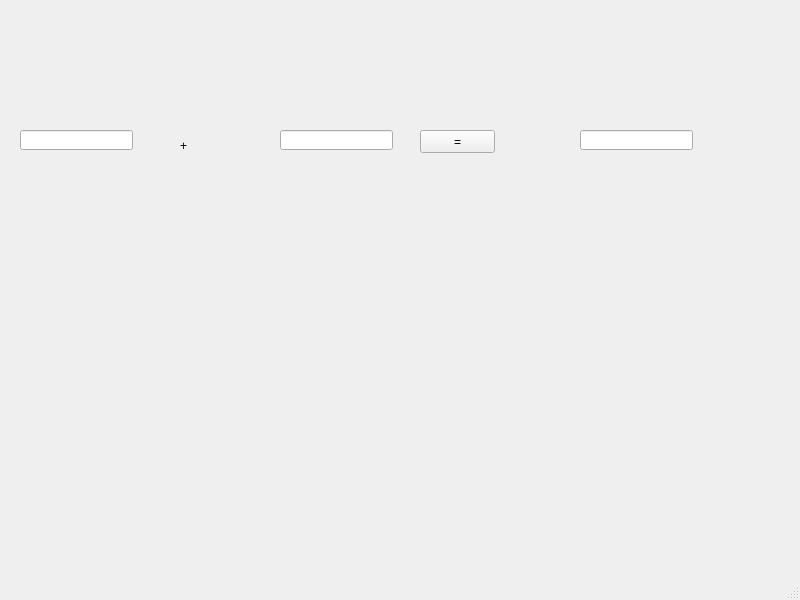
<?xml version="1.0" encoding="UTF-8"?>
<ui version="4.0">
 <class>MainWindow</class>
 <widget class="QMainWindow" name="MainWindow">
  <property name="geometry">
   <rect>
    <x>0</x>
    <y>0</y>
    <width>800</width>
    <height>600</height>
   </rect>
  </property>
  <property name="windowTitle">
   <string>MainWindow</string>
  </property>
  <widget class="QWidget" name="centralwidget">
   <widget class="QPushButton" name="pb">
    <property name="geometry">
     <rect>
      <x>420</x>
      <y>130</y>
      <width>75</width>
      <height>23</height>
     </rect>
    </property>
    <property name="text">
     <string>=</string>
    </property>
   </widget>
   <widget class="QLabel" name="label">
    <property name="geometry">
     <rect>
      <x>180</x>
      <y>140</y>
      <width>56</width>
      <height>12</height>
     </rect>
    </property>
    <property name="text">
     <string>+</string>
    </property>
   </widget>
   <widget class="QLineEdit" name="le1">
    <property name="geometry">
     <rect>
      <x>20</x>
      <y>130</y>
      <width>113</width>
      <height>20</height>
     </rect>
    </property>
   </widget>
   <widget class="QLineEdit" name="le2">
    <property name="geometry">
     <rect>
      <x>280</x>
      <y>130</y>
      <width>113</width>
      <height>20</height>
     </rect>
    </property>
   </widget>
   <widget class="QLineEdit" name="le3">
    <property name="geometry">
     <rect>
      <x>580</x>
      <y>130</y>
      <width>113</width>
      <height>20</height>
     </rect>
    </property>
   </widget>
  </widget>
  <widget class="QMenuBar" name="menubar">
   <property name="geometry">
    <rect>
     <x>0</x>
     <y>0</y>
     <width>800</width>
     <height>21</height>
    </rect>
   </property>
  </widget>
  <widget class="QStatusBar" name="statusbar"/>
 </widget>
 <resources/>
 <connections/>
</ui>
